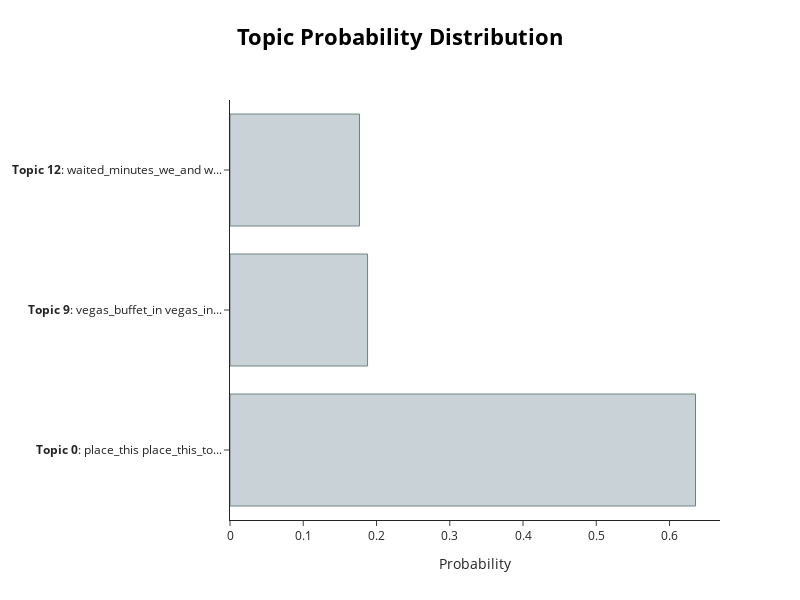

The notebook cell saved with this chart:
### Markdown cell above
### Topic per Document

### Code cell
# To visualize the topic distributions in a document
doc_id = 4
model.visualize_distribution(topic_distr[doc_id])

### Figure 1 — Plotly figure (JSON) as saved in the notebook; plotly's stock layout.template omitted (floating-point values rounded to 4 significant figures)
{"data": [{"marker": {"color": "#C8D2D7", "line": {"color": "#6E8484", "width": 1}}, "orientation": "h", "type": "bar", "x": [0.6355, 0.1878, 0.1768], "y": ["<b>Topic 0</b>: place_this place_this_to...", "<b>Topic 9</b>: vegas_buffet_in vegas_in...", "<b>Topic 12</b>: waited_minutes_we_and w..."]}], "layout": {"height": 600, "hoverlabel": {"bgcolor": "white", "font": {"family": "Rockwell", "size": 16}}, "title": {"font": {"color": "Black", "size": 22}, "text": "<b>Topic Probability Distribution</b>", "x": 0.5, "xanchor": "center", "y": 0.95, "yanchor": "top"}, "width": 800, "xaxis": {"title": {"text": "Probability"}}}}
